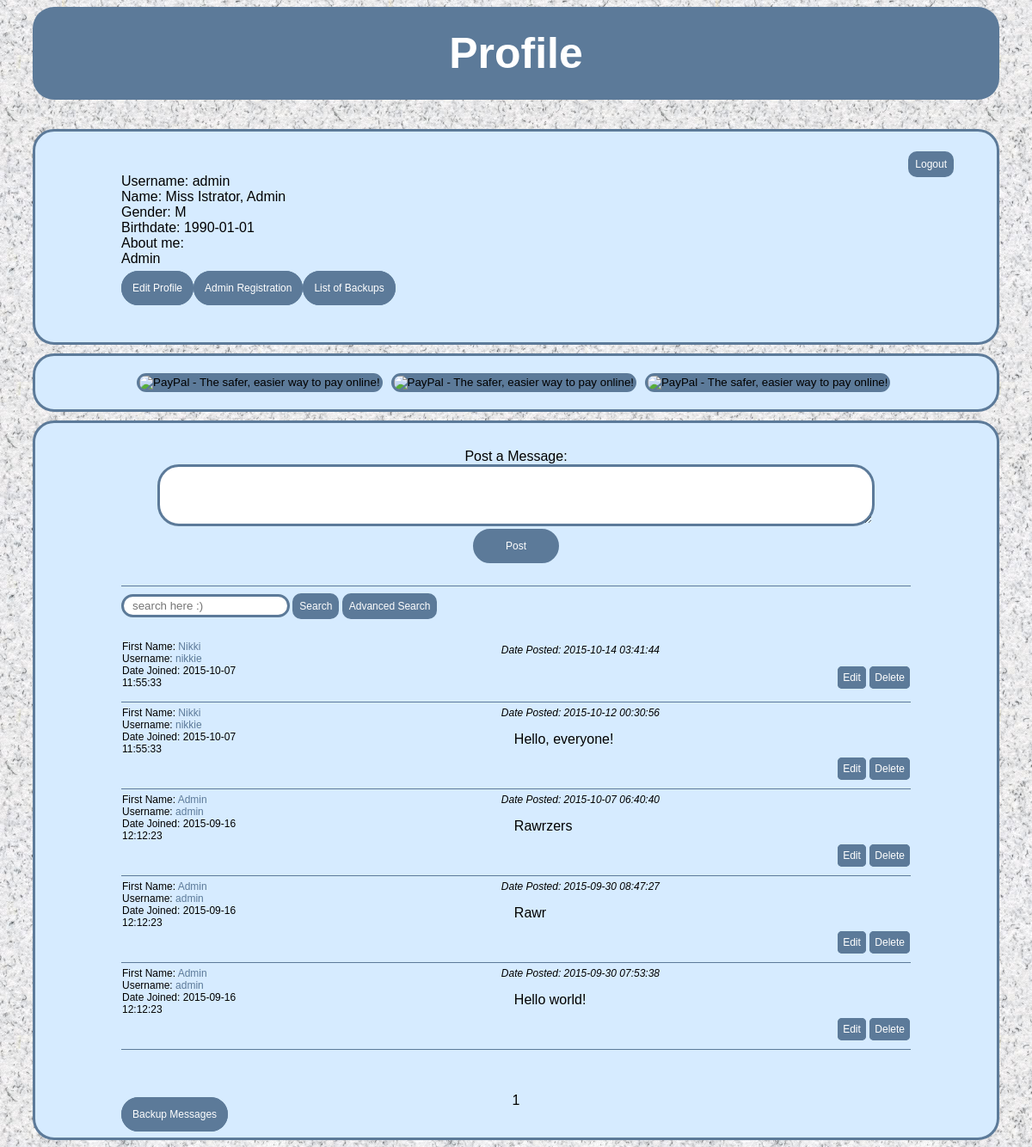
The app's page /profile.php (signed in) with its own data.
### tables this page shows
CREATE TABLE IF NOT EXISTS `user` (
  `id` int(11) NOT NULL,
  `username` varchar(50) NOT NULL,
  `password` varchar(128) NOT NULL,
  `salutation` tinyint(10) NOT NULL DEFAULT '1',
  `first_name` varchar(50) NOT NULL,
  `last_name` varchar(50) NOT NULL,
  `gender` tinyint(1) NOT NULL DEFAULT '1',
  `birthdate` date NOT NULL,
  `about` varchar(255) NOT NULL,
  `date_joined` datetime NOT NULL DEFAULT CURRENT_TIMESTAMP,
  `is_superuser` tinyint(1) NOT NULL
);

CREATE TABLE IF NOT EXISTS `salutation` (
  `id` int(11) NOT NULL,
  `salutation` varchar(8) NOT NULL
);

CREATE TABLE IF NOT EXISTS `gender` (
  `id` tinyint(1) NOT NULL,
  `gender` char(1) NOT NULL
);

CREATE TABLE IF NOT EXISTS `message` (
  `id` int(11) NOT NULL,
  `user` int(11) NOT NULL,
  `message` text NOT NULL,
  `created_on` timestamp NOT NULL DEFAULT CURRENT_TIMESTAMP,
  `edited_on` timestamp NULL DEFAULT NULL ON UPDATE CURRENT_TIMESTAMP
);

### profile.php (the view, shortened to what this page needs)
<html>
	<head>
		<link rel="stylesheet" type="text/css" href="style.css">
	</head>
	<body>
		<h1>Profile</h1>
		<div class="content">
		<?php
			if(isset($_SESSION["user"]))
			{
				if(isset($_GET["u"]))
					$u = $_GET["u"];
				else
					$u = $_SESSION["user"];
				$con = mysqli_connect("localhost", $db_username, $db_password, $db_name);
				if( mysqli_connect_errno() )
				{
					echo "<br>Database connection failed: " . mysqli_connect_error() . "<br>";
				}
				else
				{
					echo "<div id=\"logout_form\"><form action=\"logout.php\" method=\"POST\">";
					echo "<input type=\"hidden\" name=\"logout\" value=\"" . $_SESSION["user"] . "\"><input type=\"submit\" class=\"button medium\" value=\"Logout\">";
					echo "</form></div>";
					$q = "SELECT username, s.salutation AS salutation, last_name, first_name, g.gender AS gender, birthdate, about
						FROM user, salutation AS s, gender AS g
						WHERE user.id=" . $u . " AND s.id = user.salutation AND g.id = user.gender;";
					$result = mysqli_query($con, $q);
					if (mysqli_num_rows($result) > 0)
					{
						while($row = mysqli_fetch_assoc($result))
						{
							echo "Username: " . $row["username"];
							echo "<br>Name: " . $row["salutation"] . " " . $row["last_name"] . ", " . $row["first_name"];
							echo "<br>Gender: " . $row["gender"];
							echo "<br>Birthdate: " . $row["birthdate"];
							echo "<br>About me:<br>";
							echo $row["about"];
						}
						$q = "SELECT is_superuser FROM user WHERE id=" . $_SESSION["user"];
						$result2 = mysqli_query($con, $q);
						if( mysqli_num_rows($result2) > 0 )
						{
							while($row = mysqli_fetch_assoc($result2))
							{
								$superuser = $row["is_superuser"];
							}
						}
						echo "<br><br>";
						if( $u == $_SESSION["user"] )
							echo "<a class=\"button large\" href=\"editProfilePage.php\">Edit Profile</a>";
						else
							echo "<a class=\"button large\" href=\"?u=" . $_SESSION["user"] . "\">Back to Your Profile</a> ";
						if( $superuser )
						{
							echo "<a class=\"button large\" href=\"adminRegistrationPage.php\">Admin Registration</a>";
							echo "<a class=\"button large\" href=\"listBackup.php\">List of Backups</a>";
						}
						echo "<br><br><br>";
		?>
		</div>
		<div id="donations" class="content">
			<form action="https://www.sandbox.paypal.com/cgi-bin/webscr" method="post" target="_top">
				<input type="image" src="http://i.imgur.com/YVGmin4.png" border="0" name="submit" alt="PayPal - The safer, easier way to pay online!">
			</form>
			<form action="https://www.sandbox.paypal.com/cgi-bin/webscr" method="post" target="_top">
				<input type="image" src="http://i.imgur.com/jvCgtjB.png" border="0" name="submit" alt="PayPal - The safer, easier way to pay online!">
			</form>
			<form action="https://www.sandbox.paypal.com/cgi-bin/webscr" method="post" target="_top">
				<input type="image" src="http://i.imgur.com/S5gWMUQ.png" border="0" name="submit" alt="PayPal - The safer, easier way to pay online!">
			</form>
		</div>
		<div id="message_boards" class="content">
			<div id="post_msg">
				<form action="post.php" method="POST" id="form_post_msg">
					Post a Message:<br>
					<textarea rows="4" cols="100" name="message"></textarea>
					<br>
					<input id="submit" class="button large" type="Submit" value="Post">
				</form>
			</div>
			<div id="search_bar">
				<div id="basicSearchField">
					<form class="searchform" action="basicSearch.php" method="POST">
	 			 		<input type="text" placeholder="search here :)" name="message">
	 					<input id="search" class="button medium" type="Submit" value="Search">
					</form>
					<button id="advSearch" class="button medium" onclick="toggleSearch(1)">Advanced Search</button>
				</div>
			</div>
			<div id="messages">
		<?php
						if(isset($_GET["page"]))
						{
							$page = $_GET["page"];
						}
						else
						{
							$page = 1;
						}
						$q = "SELECT COUNT(id)
							FROM message";
						$result = mysqli_query($con, $q);
						$row = mysqli_fetch_row($result);
						$num_messages = $row[0];
						$num_pages = ceil( $num_messages / 10 );
						$q = "SELECT message.id AS mid, user.id AS uid, user, message, created_on, edited_on, first_name, username, date_joined
							FROM message, user
							WHERE message.user = user.id
							ORDER BY created_on DESC
							LIMIT " . ($page - 1) * 10 . " , 10";
						$result = mysqli_query($con, $q);
						echo "<table>";
						while($row = mysqli_fetch_assoc($result))
						{
							echo "<tr class=\"message_row\">";
							echo "<td class=\"message_poster\">";
							echo "First Name: <a href=\"?u=" . $row["uid"] . "\">" . $row["first_name"] . "</a><br>";
							echo "Username: <a href=\"?u=" . $row["uid"] . "\">" . $row["username"] . "</a><br>";
							echo "Date Joined: " . $row["date_joined"] . "<br>";
							echo "</td><td class=\"message_content\">";
							echo "<span class=\"message_dateposted\">Date Posted: " . $row["created_on"] . "</span>";
							echo "<span class=\"message\">" . $row["message"] . "</span>";
							if ( $row["user"] == $_SESSION["user"] || $superuser )
							{
								echo "<div class=\"edit_delete\">";
								echo "<a class=\"button small\" href=\"updateMessage.php?message=" . $row["mid"] . "\">Edit</a> ";
								echo "<a class=\"button small\" href=\"deleteMessage.php?message=" . $row["mid"] . "\">Delete</a>";
								echo "</div>";
							}
							echo "</td></tr>";
						}
						echo "</table>";
						echo "<div id=\"pagination\">";
						for($i=1; $i <= $num_pages; $i++)
						{
							if ( $i == $page )
							{
								echo $i . " ";
							}
							else
							{
								echo "<a class=\"button round\" href=\"?u=" . $u . "&page=" . $i . "\">" . $i . "</a> ";
							}
						}
						echo "</div>";
						if( $superuser )
						{
							echo "<a class=\"button large\" href=\"backupMessages.php\">Backup Messages</a>";
						}
					}
					else
					{
						echo "An error has occured, please <a href=\"login.html\">log in</a> again.";
					}
				}
			}
			else
			{
				echo "Please <a href=\"login.html\">log in</a> again!";
			}
		?>
			</div>
		</div>
	</body>
</html>

### style.css (style rules this page uses)
body { background-image: url("paper.jpg"); font-family: Arial; }
h1 { background-color:#5C7A99; font-family: Arial; font-size: 50px; text-align: center; color: white; border-radius: 25px; margin-right: 30px; margin-left: 30px; padding-top: 25px; padding-right: 50px; padding-bottom: 25px; padding-left: 50px; }
.content { background-color: #D6EBFF; border: 3px solid #5C7A99; border-radius: 25px; font-size: 16px; margin-right: 30px; margin-left: 30px; padding-top: 20px; padding-right: 100px; padding-bottom: 20px; padding-left: 100px; }
input, select, textarea, .button { border: 3px solid #5C7A99; border-radius: 25px; padding: 3px; padding-left: 10px; outline: none; }
input[type=image] { padding: 0px !important; background-color: #5C7A99; }
.button { background-color: #5C7A99; color: white; font-size: 12px; text-decoration: none; cursor: pointer; margin-top: 3px; }
.small { width: 20px; padding: 3px !important; border-radius: 5px !important; }
.medium { padding: 5px !important; border-radius: 10px !important; }
.large { width: 100px; padding: 10px !important; }
#logout_form { position: relative; left: 50px; margin-bottom: -20px; text-align: right; }
#submit { width: 100px; }
#post_msg { border-bottom: 1px solid #5C7A99; margin-bottom: 20px; padding-bottom: 10px; text-align: center; }
#message_boards { margin-top: 10px; padding-top: 30px !important; }
table { border-collapse: collapse; width: 100%; }
.message_row { border-bottom: 1px solid #5C7A99; }
.message_poster { padding-top: 5px; float: left; width: 150px; font-size: 12px; margin-right: 20px; vertical-align: top; min-height: 70px; }
.message_content { margin-bottom: 10px; padding-top: 5px; padding-bottom: 15px; min-height: 70px; }
.message_dateposted { font-size: 12px; font-style: italic; display: block; }
.message { display: block; margin: 15px; }
.edit_delete { text-align: right; }
#pagination { text-align: center; margin-top: 50px; }
a { color: #5C7A99; text-decoration: none; }
#search_bar { margin-top: -15px; font-size: 12px; margin-bottom: 20px; }
.searchform { position: relative; display: inline; }
#donations { margin-top: 10px; text-align: center; }
#donations form { display: inline; }

### records on screen
user: username "admin", salutation.salutation "Miss", last_name "Istrator", first_name "Admin", gender.gender "M", birthdate "1990-01-01", about "Admin"
message: user.first_name "Nikki", user.username "nikkie", user.date_joined "2015-10-07 11:55:33", created_on "2015-10-14 03:41:44"
message: user.first_name "Nikki", user.username "nikkie", user.date_joined "2015-10-07 11:55:33", created_on "2015-10-12 00:30:56", message "Hello, everyone!"
message: user.first_name "Admin", user.username "admin", user.date_joined "2015-09-16 12:12:23", created_on "2015-10-07 06:40:40", message "Rawrzers"
message: user.first_name "Admin", user.username "admin", user.date_joined "2015-09-16 12:12:23", created_on "2015-09-30 08:47:27", message "Rawr"
message: user.first_name "Admin", user.username "admin", user.date_joined "2015-09-16 12:12:23", created_on "2015-09-30 07:53:38", message "Hello world!"
